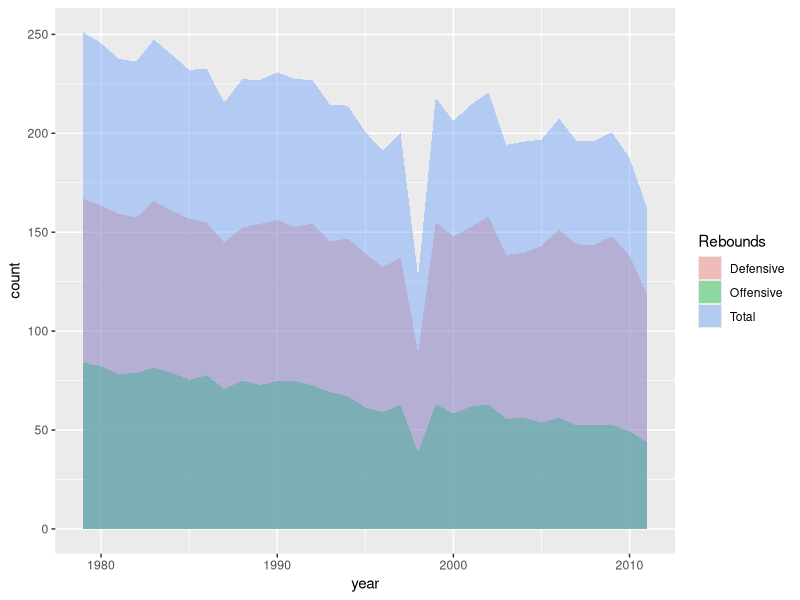
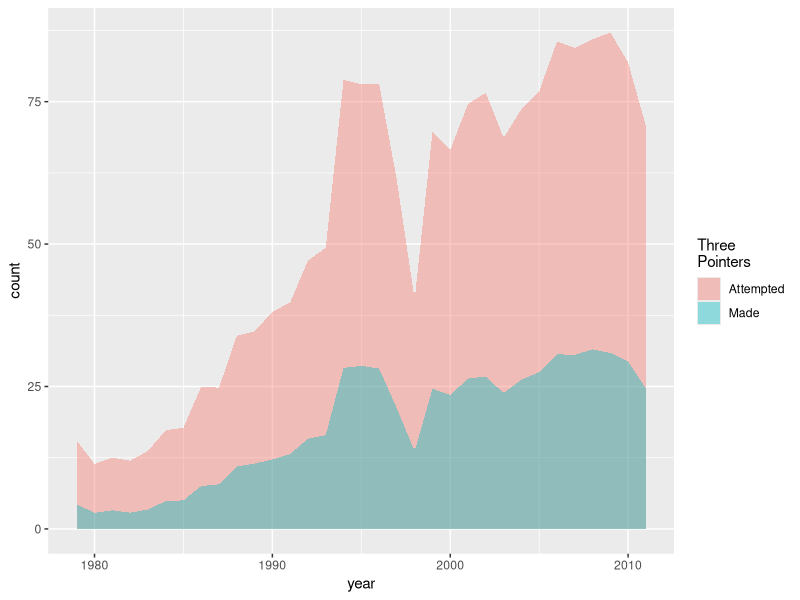
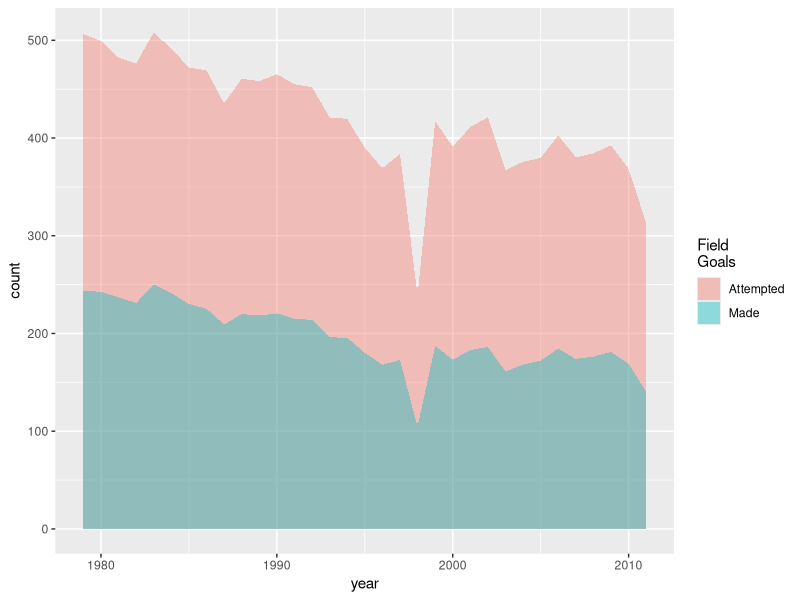
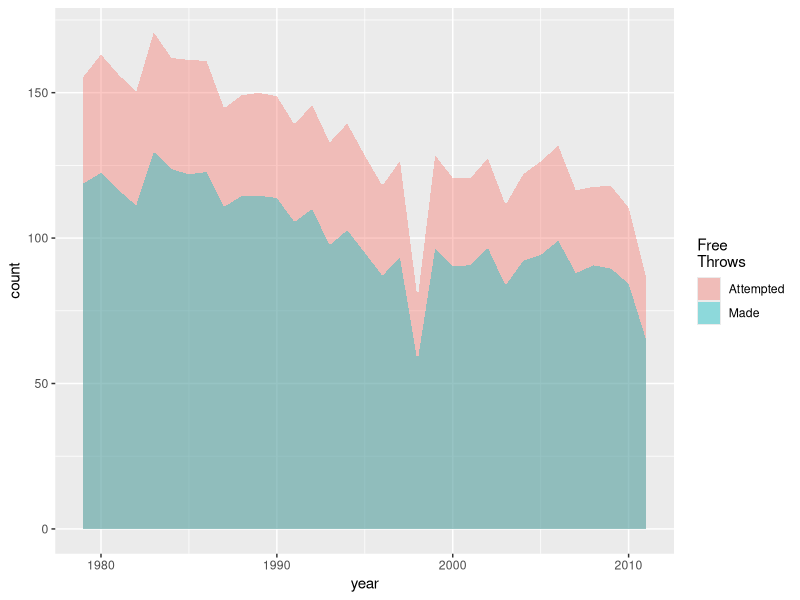
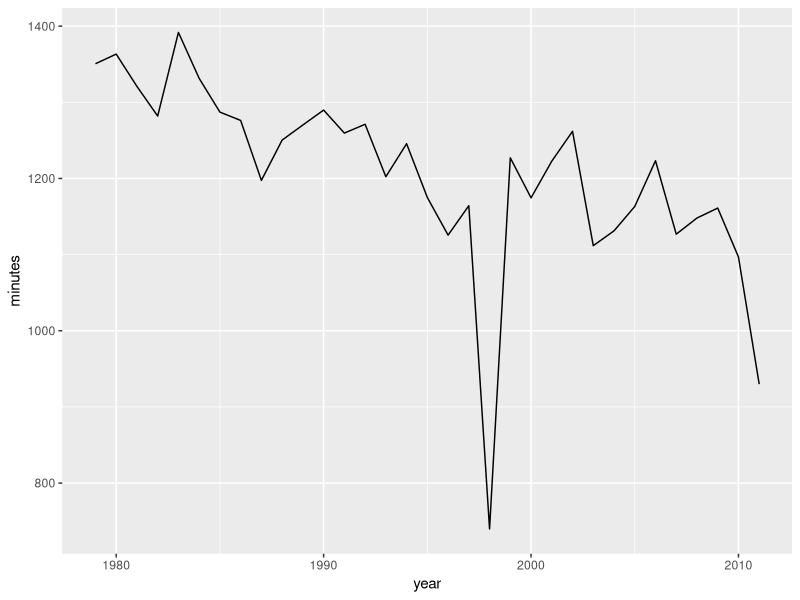
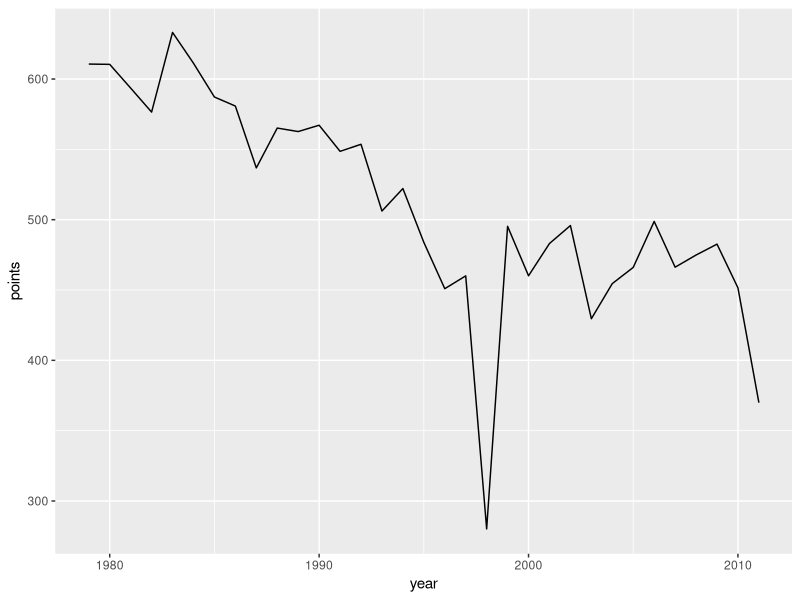
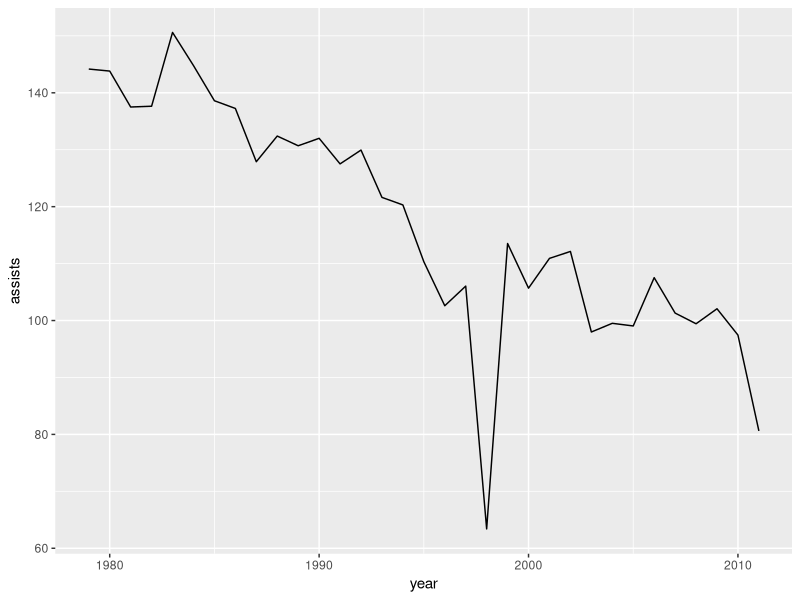
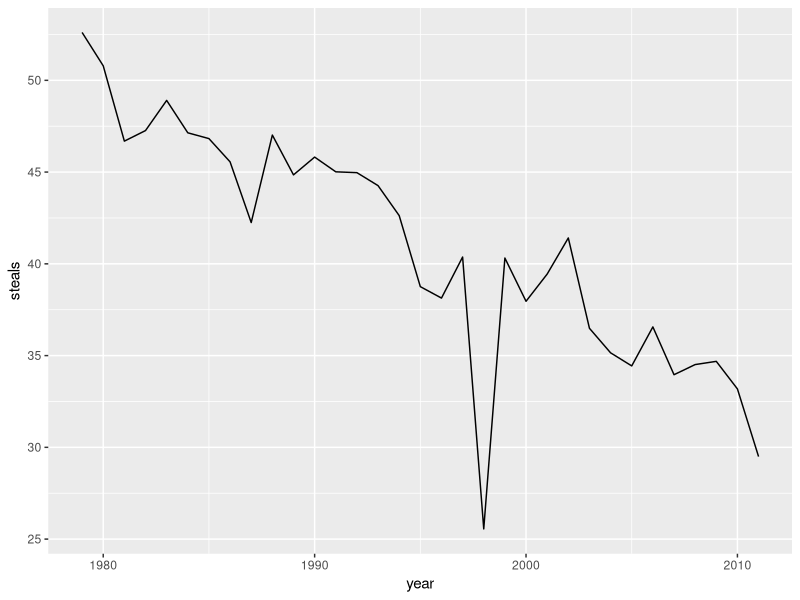

Here is the R script that generated these plots, in order:
## ---- chunk 1
knitr::opts_chunk$set(echo = TRUE)
library(tidyverse)
## ---- chunk 2
# Store clean data as "players"
players <- as_tibble(read.csv("players_clean.csv"))
players
## ---- chunk 3
# Calculate the means of each game statistic
playersmean <- players %>%
  select(c(playerID, year, minutes, points, oRebounds, dRebounds, rebounds, assists, steals, blocks, turnovers, PF, fgAttempted, fgMade, ftAttempted, ftMade, threeAttempted, threeMade)) %>% 
  group_by(year) %>% 
  summarize_if(is.numeric, mean)

# Create a plot for rebounds
playersmean %>% 
  select(year, contains("rebound")) %>% 
  gather(reboundType, count, -year) %>% 
  ggplot(aes(x = year, y = count, fill = reboundType)) +
    geom_ribbon(aes(ymin = 0, ymax = count), alpha = 0.4) +
    scale_fill_discrete(name = "Rebounds",
                        labels = c("Defensive", "Offensive", "Total"))

# Create a plot for 3-pointers
playersmean %>% 
  select(year, contains("three")) %>% 
  gather(shot, count, -year) %>% 
  ggplot(aes(x = year, y = count, fill = shot)) +
    geom_ribbon(aes(ymin = 0, ymax = count), alpha = 0.4) +
    scale_fill_discrete(name = "Three\nPointers",
                        labels = c("Attempted", "Made"))

# Create a plot for field goals
playersmean %>% 
  select(year, contains("fg")) %>% 
  gather(fieldGoal, count, -year) %>% 
  ggplot(aes(x = year, y = count, fill = fieldGoal)) + 
    geom_ribbon(aes(ymin = 0, ymax = count), alpha = 0.4) +
    scale_fill_discrete(name = "Field\nGoals",
                        labels = c("Attempted", "Made"))

# Create a plot for free throws
playersmean %>% 
  select(year, contains("ft")) %>% 
  gather(freeThrow, count, -year) %>% 
  ggplot(aes(x = year, y = count, fill = freeThrow)) + 
    geom_ribbon(aes(ymin = 0, ymax = count), alpha = 0.4) +
    scale_fill_discrete(name = "Free\nThrows",
                        labels = c("Attempted", "Made"))

# Create line plots for everything else
for(i in names(playersmean)){
  if (!grepl("year|rebound|three|fg|ft", tolower(i))){
    plt <- playersmean %>% 
      ggplot(aes_string(x = "year", y = i)) + geom_line()
    print(plt)
  }
}

## ---- chunk 4
players %>% 
  select(year, GP) %>% 
  group_by(year) %>% 
  summarize_if(is.numeric, max) %>% 
  ggplot(aes(x = year, y = GP, label = GP)) +
    geom_label(size = 3) +
    labs(title = "Maximum Games Played Per Season")
## ---- chunk 5
# Create variables for per-game statistics
players <- players %>% 
  mutate(
    minutesPerGame = minutes / GP,
    pointsPerGame = points / GP,
    assistsPerGame = assists / GP,
    oReboundsPerGame = oRebounds / GP,
    dReboundsPerGame = dRebounds / GP,
    reboundsPerGame = rebounds / GP,
    stealsPerGame = steals / GP,
    blocksPerGame = blocks / GP,
    turnoversPerGame = turnovers / GP,
    fgAttemptedPerGame = fgAttempted / GP,
    fgMadePerGame = fgMade/ GP,
    ftAttemptedPerGame = ftAttempted / GP,
    ftMadePerGame = ftMade / GP,
    threeAttemptedPerGame = threeAttempted / GP,
    threeMadePerGame = threeMade / GP)
## ---- chunk 6
# Calculate the means of each game statistic
playersmean <- players %>%
  select(c(playerID, year), contains("PerGame")) %>% 
  group_by(year) %>% 
  summarize_if(is.numeric, mean)

# Create a plot for rebounds
playersmean %>% 
  select(year, contains("rebound")) %>% 
  gather(reboundType, count, -year) %>% 
  ggplot(aes(x = year, y = count, fill = reboundType)) +
    geom_ribbon(aes(ymin = 0, ymax = count), alpha = 0.4) +
    scale_fill_discrete(name = "Rebounds",
                        labels = c("Defensive", "Offensive", "Total"))

# Create a plot for 3-pointers
playersmean %>% 
  select(year, contains("three")) %>% 
  gather(shot, count, -year) %>% 
  ggplot(aes(x = year, y = count, fill = shot)) +
    geom_ribbon(aes(ymin = 0, ymax = count), alpha = 0.4) +
    scale_fill_discrete(name = "Three\nPointers",
                        labels = c("Attempted", "Made"))

# Create a plot for field goals
playersmean %>% 
  select(year, contains("fg")) %>% 
  gather(fieldGoal, count, -year) %>% 
  ggplot(aes(x = year, y = count, fill = fieldGoal)) + 
    geom_ribbon(aes(ymin = 0, ymax = count), alpha = 0.4) +
    scale_fill_discrete(name = "Field\nGoals",
                        labels = c("Attempted", "Made"))

# Create a plot for free throws
playersmean %>% 
  select(year, contains("ft")) %>% 
  gather(freeThrow, count, -year) %>% 
  ggplot(aes(x = year, y = count, fill = freeThrow)) + 
    geom_ribbon(aes(ymin = 0, ymax = count), alpha = 0.4) +
    scale_fill_discrete(name = "Free\nThrows",
                        labels = c("Attempted", "Made"))

# Create line plots for everything else
for(i in names(playersmean)){
  if (!grepl("year|rebound|three|fg|ft", tolower(i))){
    plt <- playersmean %>% 
      ggplot(aes_string(x = "year", y = i)) + geom_line()
    print(plt)
  }
}
## ---- chunk 7
# A separate variable is created just for plotting
p <- players %>% 
  mutate(
    distinction = case_when(
      grepl("All-NBA", award) ~ "All-NBA Team Member",
      TRUE ~ "Non-member")
  ) %>% 
  select(contains("PerGame"), GP, PF, distinction) # Select certain columns (less plotting)

# Create histograms for each feature
for (i in names(p)) {
  if(i != "distinction"){
    plt <- p %>% 
      ggplot(aes_string(i)) + 
        geom_histogram(aes(y = ..density..), color = "blue", fill = "white", alpha = 0.5, bins = 40) +
        geom_density(alpha = 0.2, fill = "red") +
        facet_wrap(distinction ~ .)
      print(plt)
  }
}
## ---- chunk 8
for (i in c("minutesPerGame", "GP")) {
    plt <- p %>% 
      ggplot(aes_string(i)) + 
        geom_histogram(aes(y = ..density..), color = "blue", fill = "white", alpha = 0.5, bins = 40) +
        geom_density(alpha = 0.2, fill = "red") +
        facet_wrap(distinction ~ .)
      print(plt)
}
## ---- chunk 9
# Create a feature to show games played and health
players <- players %>% 
  group_by(year) %>% 
  mutate(GPRatio = GP / max(GP)) %>% 
  ungroup() %>% 
  mutate(healthy = case_when(
    GPRatio >= 0.7 ~ as.integer(1), # median of GPRatio
    TRUE ~ as.integer(0)
  ))
## ---- chunk 10
# Add some stats to compare by season
players <- players %>% 
  group_by(year) %>% 
  mutate(
    lgPoints = points / sum(points),
    lgAssists = assists / sum(assists),
    lgRebounds = rebounds / sum(rebounds),
    lgDRebounds = case_when(
      dRebounds != 0 ~ dRebounds / sum(dRebounds),
      TRUE ~ 0),
    lgORebounds = case_when(
      oRebounds != 0 ~ oRebounds / sum(oRebounds),
      TRUE ~ 0)) %>% 
  ungroup()

# Add some stats to compare by team
players <- players %>% 
  group_by(year, tmID) %>% 
  mutate(
    tmPoints = points / sum(points),
    tmAssists = assists / sum(assists),
    tmRebounds = rebounds / sum(rebounds),
    tmDRebounds = case_when(
      dRebounds != 0 ~ dRebounds / sum(dRebounds),
      TRUE ~ 0),
    tmORebounds = case_when(
      oRebounds != 0 ~ oRebounds / sum(oRebounds),
      TRUE ~ 0)) %>% 
  ungroup()
## ---- chunk 11
# More individual player stats
players <- players %>% 
  mutate(
    ftPct = ftMade / ftAttempted,
    fgPct = fgMade / fgAttempted,
    efgPct = (fgMade + 0.5 * threeMade) / fgAttempted,
    astTovRatio = case_when( 
      turnovers != 0 ~ assists / turnovers,
      TRUE ~ 0), 
    dReboundPct = dRebounds / rebounds,
    oReboundPct = oRebounds / rebounds,
    totalGameScore = points + 0.4 * (fgMade + threeMade) - 0.7 * fgAttempted - 0.4 * (ftAttempted - ftMade) + 0.7 * oRebounds + 0.3 * dRebounds + steals + 0.7 * assists + 0.7 * blocks - 0.4 * PF - turnovers,
    avgGameScore = totalGameScore / GP)
## ---- chunk 12
glimpse(players)
